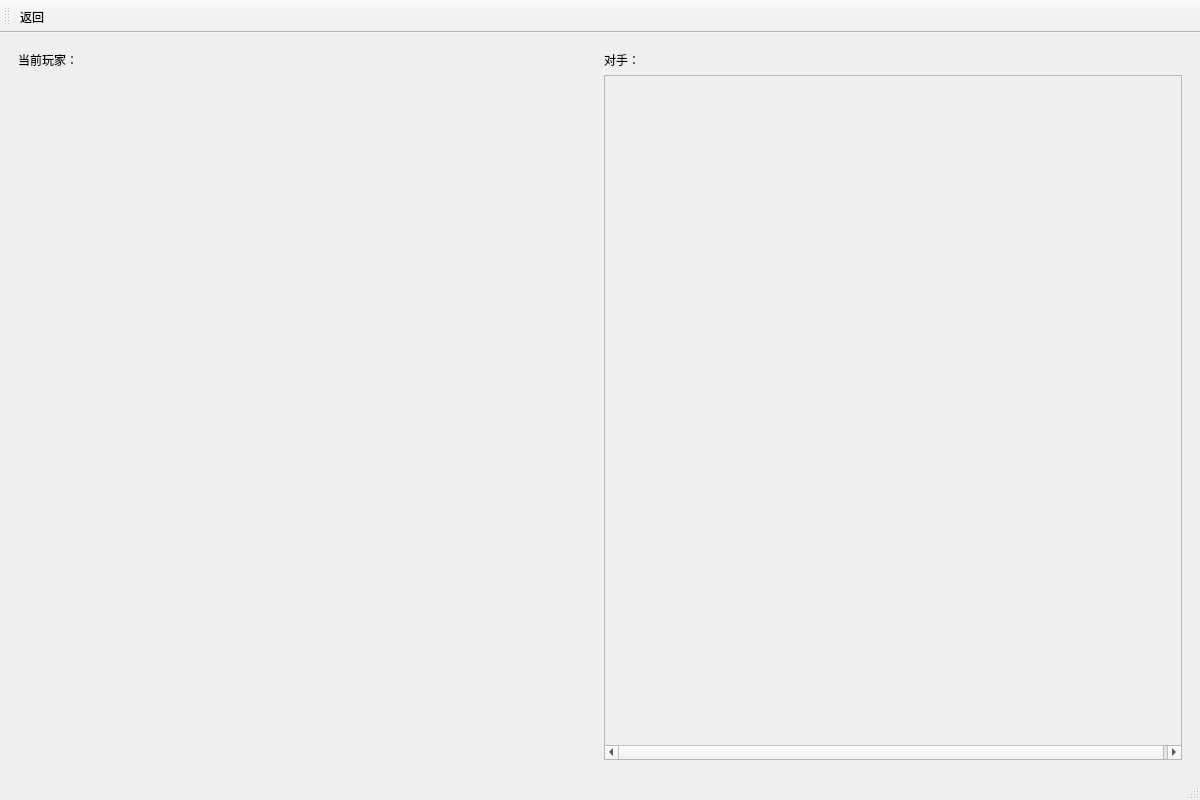
<?xml version="1.0" encoding="UTF-8"?>
<ui version="4.0">
 <class>Battle</class>
 <widget class="QMainWindow" name="Battle">
  <property name="geometry">
   <rect>
    <x>0</x>
    <y>0</y>
    <width>1200</width>
    <height>800</height>
   </rect>
  </property>
  <property name="windowTitle">
   <string>对战模式</string>
  </property>
  <widget class="QWidget" name="centralwidget">
   <layout class="QHBoxLayout" name="horizontalLayout">
    <item>
     <widget class="QWidget" name="leftPanel" native="true">
      <property name="sizePolicy">
       <sizepolicy hsizetype="Fixed" vsizetype="Preferred">
        <horstretch>0</horstretch>
        <verstretch>0</verstretch>
       </sizepolicy>
      </property>
      <property name="minimumSize">
       <size>
        <width>580</width>
        <height>580</height>
       </size>
      </property>
      <layout class="QVBoxLayout" name="verticalLayout">
       <item>
        <widget class="QLabel" name="playerInfoLabel">
         <property name="text">
          <string>当前玩家：</string>
         </property>
        </widget>
       </item>
       <item>
        <widget class="QWidget" name="playerContainer" native="true">
         <property name="sizePolicy">
          <sizepolicy hsizetype="Preferred" vsizetype="Expanding">
           <horstretch>0</horstretch>
           <verstretch>0</verstretch>
          </sizepolicy>
         </property>
         <layout class="QVBoxLayout" name="playerLayout"/>
        </widget>
       </item>
      </layout>
     </widget>
    </item>
    <item>
     <widget class="QWidget" name="rightPanel" native="true">
      <property name="sizePolicy">
       <sizepolicy hsizetype="Preferred" vsizetype="Preferred">
        <horstretch>1</horstretch>
        <verstretch>0</verstretch>
       </sizepolicy>
      </property>
      <layout class="QVBoxLayout" name="verticalLayout_2">
       <item>
        <widget class="QLabel" name="opponentsInfoLabel">
         <property name="text">
          <string>对手：</string>
         </property>
        </widget>
       </item>
       <item>
        <widget class="QScrollArea" name="scrollArea">
         <property name="widgetResizable">
          <bool>true</bool>
         </property>
         <property name="sizePolicy">
          <sizepolicy hsizetype="Expanding" vsizetype="Expanding">
           <horstretch>0</horstretch>
           <verstretch>0</verstretch>
          </sizepolicy>
         </property>
         <widget class="QWidget" name="opponentsContainer">
          <property name="minimumSize">
           <size>
            <width>580</width>
            <height>580</height>
           </size>
          </property>
          <property name="geometry">
           <rect>
            <x>0</x>
            <y>0</y>
            <width>580</width>
            <height>580</height>
           </rect>
          </property>
          <property name="sizePolicy">
           <sizepolicy hsizetype="Expanding" vsizetype="Expanding">
            <horstretch>1</horstretch>
            <verstretch>1</verstretch>
           </sizepolicy>
          </property>
         </widget>
        </widget>
       </item>
      </layout>
     </widget>
    </item>
   </layout>
  </widget>
  <widget class="QStatusBar" name="statusbar"/>
  <widget class="QToolBar" name="toolBar">
   <property name="windowTitle">
    <string>toolBar</string>
   </property>
   <attribute name="toolBarArea">
    <enum>TopToolBarArea</enum>
   </attribute>
   <attribute name="toolBarBreak">
    <bool>false</bool>
   </attribute>
   <addaction name="backButton"/>
  </widget>
  <action name="backButton">
   <property name="text">
    <string>返回</string>
   </property>
   <property name="toolTip">
    <string>返回主菜单</string>
   </property>
  </action>
 </widget>
 <resources/>
 <connections/>
</ui>
